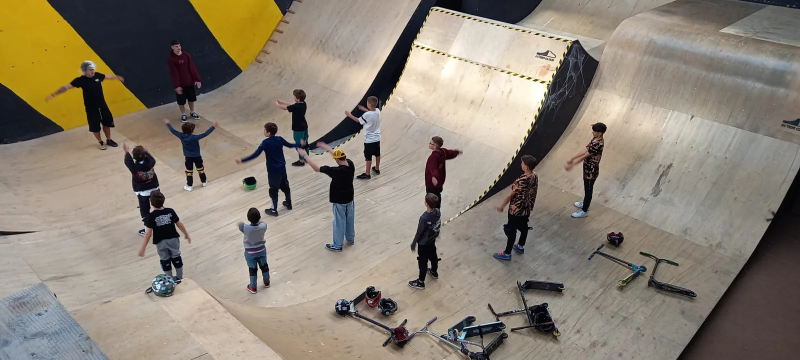
#> input picture assets/img/action-camp.webp, 1600 x 720 px (shown at 1/2 size); its folder holds 4 pictures in this run
$ python thumbs.py
#> lines starting #> are read from the running program, lines starting #| are printed output that depends on the picture
#!/usr/bin/env python3
"""Writes a 1,000 px wide copy of every picture in assets/img to assets/img/s (used by srcset on phones).

Run after adding or replacing a picture:  python3 tools/thumbs.py     (needs Pillow)
"""
import glob
import os

from PIL import Image

ROOT = os.path.dirname(os.path.dirname(os.path.abspath(__file__)))
SRC = os.path.join(ROOT, "assets", "img")
OUT = os.path.join(SRC, "s")
os.makedirs(OUT, exist_ok=True)
for path in sorted(glob.glob(os.path.join(SRC, "*.webp"))):
    name = os.path.basename(path)
    if name.startswith("logo-"):
        continue
    im = Image.open(path).convert("RGB")
#> im is the input picture: PIL image 1600x720 RGB; mean R, G, B 139.2, 130, 116.7
    if im.size[0] <= 1000:
        continue
    im.resize((1000, round(1000 * im.size[1] / im.size[0])), Image.LANCZOS).save(os.path.join(OUT, name), quality=78, method=6)
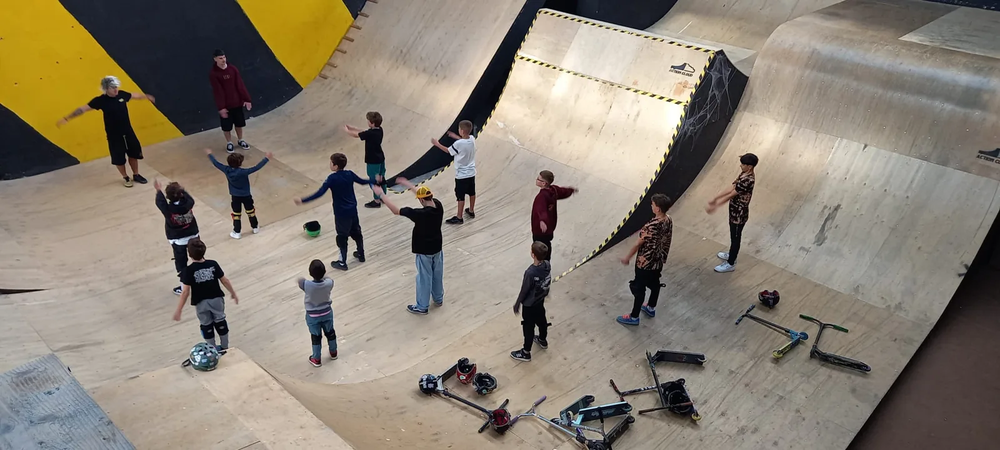
#> saved as action-camp.webp: PIL image 1000x450 RGB; mean R, G, B 139.2, 130, 116.7
    print("wrote", os.path.join("assets", "img", "s", name))
#> pass 2 of the loop `for path in sorted(glob.glob(os.path.join(SRC, "*.webp"))):`:
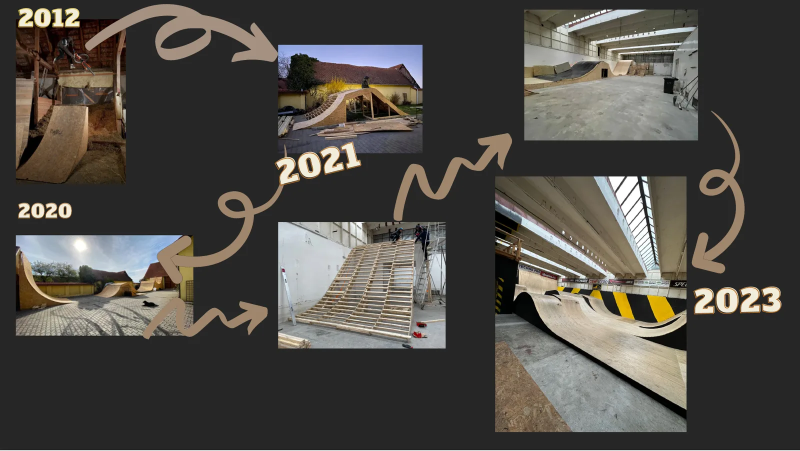
#> input picture assets/img/build-2012-2023.webp, 1600 x 901 px (shown at 1/2 size)
#> im is the input picture: PIL image 1600x901 RGB; mean R, G, B 79.4, 76, 70.6
#> `im.resize((1000, round(1000 * im.size[1] / im.size[0])), Image.LANCZOS..`:
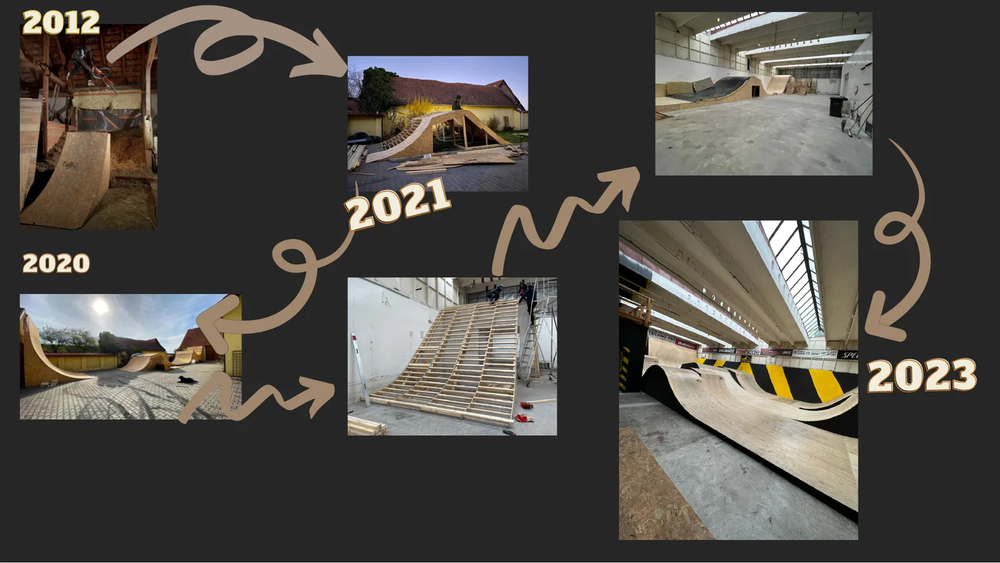
#> saved as build-2012-2023.webp: PIL image 1000x563 RGB; mean R, G, B 79.4, 76, 70.6
#> pass 3 of the loop `for path in sorted(glob.glob(os.path.join(SRC, "*.webp"))):`:
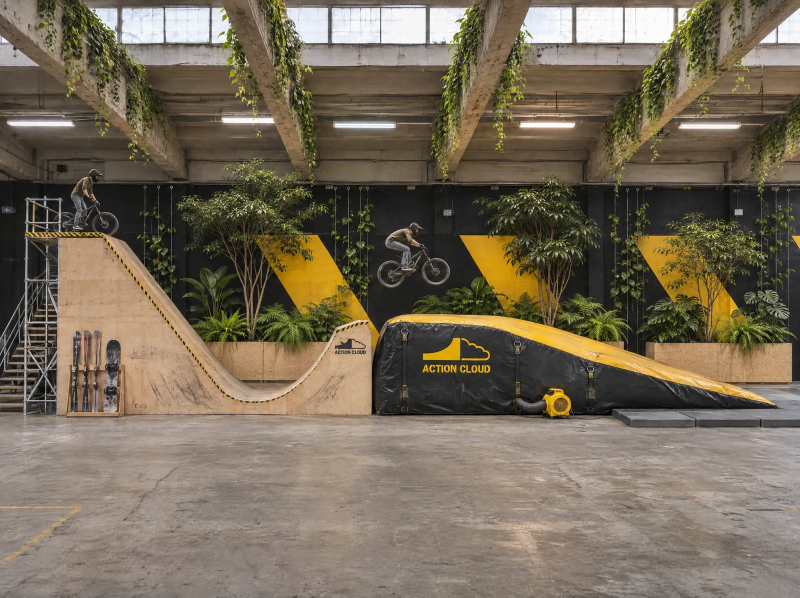
#> input picture assets/img/concept-big-airbag.webp, 1600 x 1195 px (shown at 1/2 size)
#> im is the input picture: PIL image 1600x1195 RGB; mean R, G, B 118.5, 107, 88.3
#> `im.resize((1000, round(1000 * im.size[1] / im.size[0])), Image.LANCZOS..`:
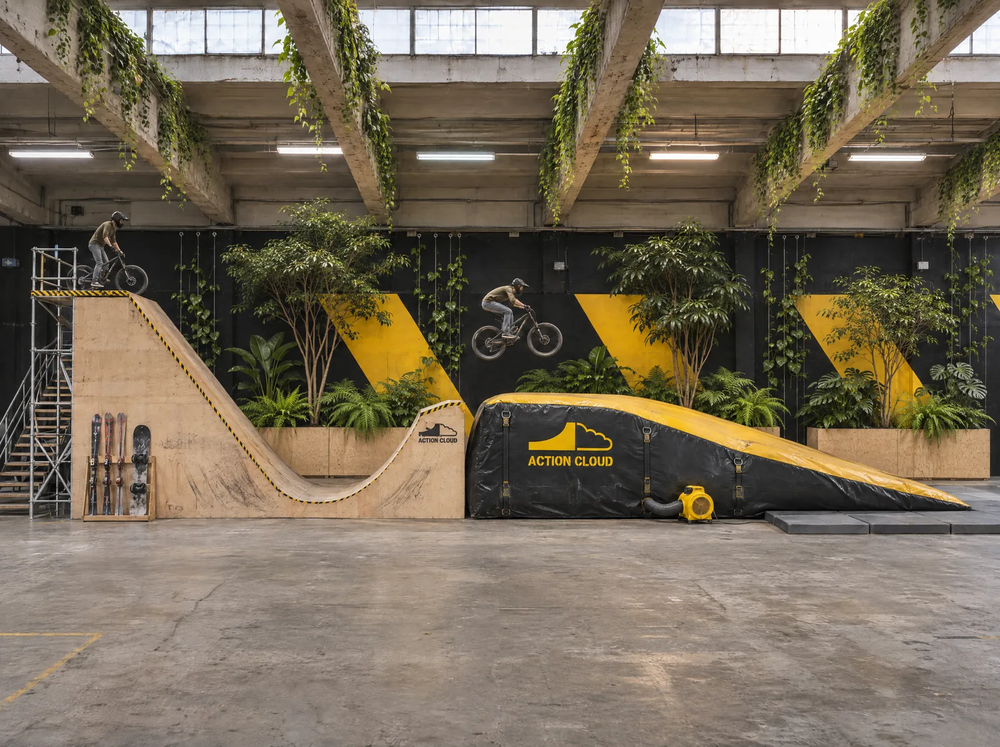
#> saved as concept-big-airbag.webp: PIL image 1000x747 RGB; mean R, G, B 118.5, 107, 88.3
#> the loop made 4 passes; the first 3 are shown
